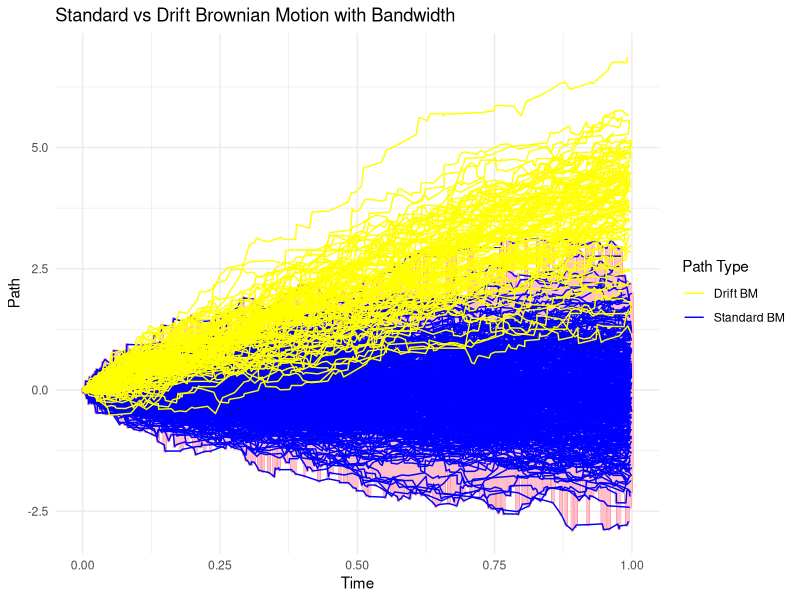

R code for this plot:
library(ggplot2)
library(dplyr)

# Parameters
n_paths <- 500  # Total number of paths
n_outliers <- 100# Number of outlier paths
n_steps <- 100   # Number of steps in each path
mu <- 4          # Drift term for outliers

# Function to generate non-regular time points
generate_time_points <- function(n) {
  sort(runif(n, 0, 1))
}

# Function to generate a single Brownian motion path with irregular time intervals
generate_bm_path <- function(id, mu = 0) {
  time <- generate_time_points(n_steps)
  # Use diff() to get the correct time intervals and adjust the mean and sd accordingly
  time_intervals <- c(time[1], diff(time))
  steps <- c(0, cumsum(rnorm(n_steps - 1, mean = mu * time_intervals, sd = sqrt(time_intervals))))
  type <- ifelse(mu == 0, 'Standard BM', 'Drift BM')
  data.frame(id = id, time = time, path = steps, type = type)
}

# Generate paths with irregular time intervals
set.seed(123)  # For reproducibility
paths_df <- do.call(rbind, lapply(1:n_paths, function(i) {
  mu_value <- ifelse(i <= n_paths - n_outliers, 0, mu)
  generate_bm_path(i, mu_value)
}))
# ... (previous code to generate paths_df)

# Calculate the collective maxima and minima for the standard BM paths only
bandwidth_data <- paths_df %>%
  filter(type == 'Standard BM') %>%
  group_by(time) %>%
  summarise(
    max_path = max(path),
    min_path = min(path)
  ) %>%
  ungroup()

# Plotting
ggplot(paths_df) +
  geom_line(data = bandwidth_data, aes(x = time, y = max_path), color = "red", linetype = "solid", size = 1) +
  geom_line(data = bandwidth_data, aes(x = time, y = min_path), color = "pink", linetype = "solid", size = 1) +
  geom_line(aes(x = time, y = path, group = id, color = type)) +
  scale_color_manual(values = c("Standard BM" = "blue", "Drift BM" = "yellow")) +
  theme_minimal() +
  labs(title = "Standard vs Drift Brownian Motion with Bandwidth", x = "Time", y = "Path") +
  guides(color=guide_legend(title="Path Type"))  # Include legend with title